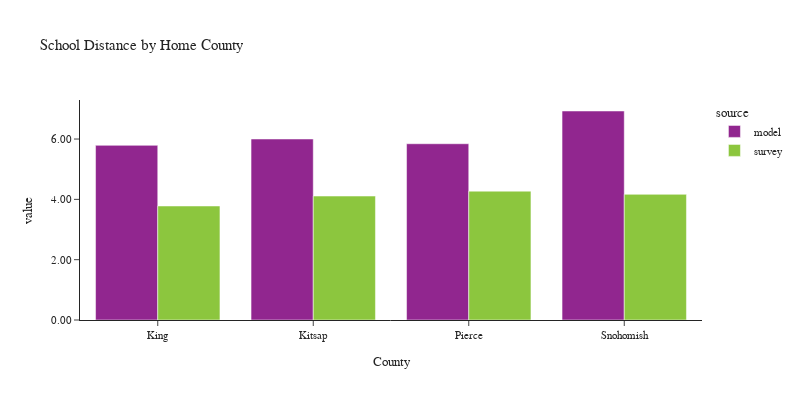

Notebook code for this chart:
### Code cell
plot_school_location(df_students, 'CountyName_home', 'Home County', 'County')

### Figure 1 — Plotly figure (JSON) as saved in the notebook; plotly's stock layout.template omitted (floating-point values rounded to 4 significant figures)
{"data": [{"alignmentgroup": "True", "customdata": [[506962], [57232], [217917], [190926]], "hovertemplate": "source=model<br>CountyName_home=%{x}<br>value=%{y}<br>sample count=%{customdata[0]}<extra></extra>", "legendgroup": "model", "marker": {"color": "#91268F", "pattern": {"shape": ""}}, "name": "model", "offsetgroup": "model", "orientation": "v", "showlegend": true, "textposition": "auto", "type": "bar", "x": ["King", "Kitsap", "Pierce", "Snohomish"], "xaxis": "x", "y": [5.791, 6.001, 5.844, 6.93], "yaxis": "y"}, {"alignmentgroup": "True", "customdata": [[621], [56], [112], [108]], "hovertemplate": "source=survey<br>CountyName_home=%{x}<br>value=%{y}<br>sample count=%{customdata[0]}<extra></extra>", "legendgroup": "survey", "marker": {"color": "#8CC63E", "pattern": {"shape": ""}}, "name": "survey", "offsetgroup": "survey", "orientation": "v", "showlegend": true, "textposition": "auto", "type": "bar", "x": ["King", "Kitsap", "Pierce", "Snohomish"], "xaxis": "x", "y": [3.78, 4.11, 4.272, 4.166], "yaxis": "y"}], "layout": {"barmode": "group", "font": {"size": 11}, "height": 400, "legend": {"title": {"text": "source"}, "tracegroupgap": 0}, "title": {"text": "School Distance by Home County"}, "width": 800, "xaxis": {"anchor": "y", "domain": [0.0, 1.0], "title": {"text": "County"}}, "yaxis": {"anchor": "x", "domain": [0.0, 1.0], "tickformat": ".2f", "title": {"text": "value"}}}}
